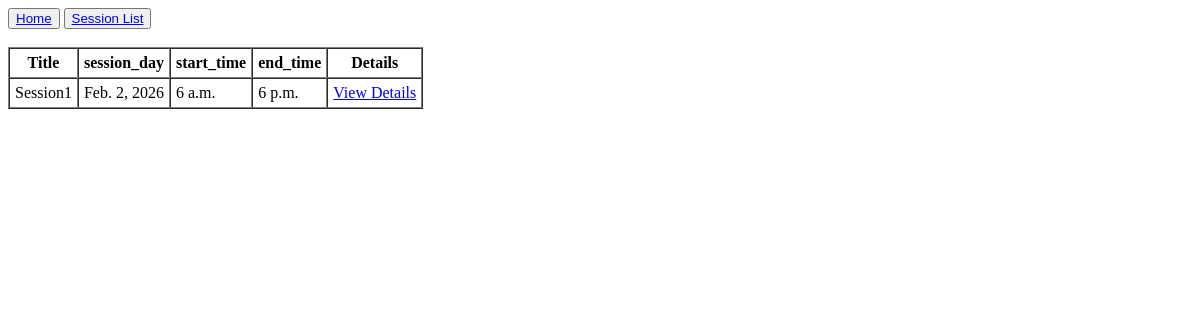
/session/sessionsLV/, run on an earlier commit of the app's database.
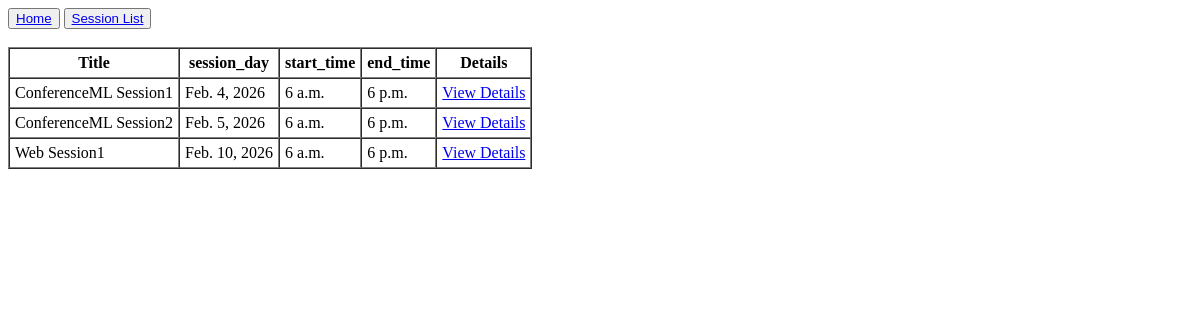
And on a later commit of the database.
### SessionApp/models.py (models this page shows)
class Session (models.Model):
    title = models.CharField (max_length=200)
    session_day = models.DateField ()
    start_time = models.TimeField ()
    end_time = models.TimeField ()
    room = models.IntegerField()
    topic = models.CharField (max_length=200)
    conference = models.ForeignKey(Conference, on_delete=models.CASCADE)

### SessionApp/views.py (the view)
# urls.py: path('sessionsLV/', SessionListView.as_view(), name='session_lv'),
class SessionListView(ListView):
    model=Session
    context_object_name='sessions'
    template_name='Session/session_list.html'

### templates/Session/session_list.html (shortened to what this page needs)
<nav>
    <button><a href="{% url 'conference_home' %}">Home</a></button>
    <button><a href="{% url 'session_lv' %}">Session List</a></button>
</nav>
<table border="1" cellpadding="5" cellspacing="0" >
    <thead>
        <tr>
            <th>Title</th>
            <th>session_day</th>
            <th>start_time</th>
            <th>end_time</th>
            <th>Details</th>
        </tr>
    </thead>
    <tbody>
        {% for session in sessions %}
        <tr>
            <td>{{ session.title }}</td>
            <td>{{ session.session_day }}</td>
            <td>{{ session.start_time }}</td>
            <td>{{ session.end_time }}</td>
            <td><a href="{% url 'session_detail_lv' session.id %}">View Details</a></td>
        </tr>
        {% endfor %}
    </tbody>
</table>

What changed in the data, as far as the page shows it:
changed Session: title "Session1" → "ConferenceML Session1"; session_day "Feb. 2, 2026" → "Feb. 4, 2026"
added Session: title "ConferenceML Session2", session_day "Feb. 5, 2026", start_time "6 a.m.", end_time "6 p.m."
added Session: title "Web Session1", session_day "Feb. 10, 2026", start_time "6 a.m.", end_time "6 p.m."
